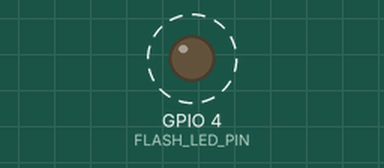
The sketch below on a simulated ESP32. Shown: output pins drawn as LEDs (lit = HIGH). Dashed ring = blinking. WiFi joins after 1.5 s; servers stay silent unless stated; uploads are accepted with an empty reply; the camera gives no picture; what the sketch prints to the serial monitor is not drawn.

Above: at 2.45 s.
Timing chart, 0 to 5.3 s (numbered marks = the images above):
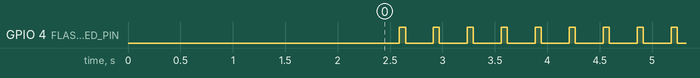

Measured:
- by itself, GPIO 4 (FLASH_LED_PIN): alternates HIGH for 0.06 s and LOW for 0.26 s

The sketch:

esp32cam_eyedentify_simple.ino
```cpp
/**
 * esp32cam_eyedentify_simple.ino
 * ================================
 * Compatible with: ESP32 Arduino core 1.0.6 AND 2.x
 * Board: AI Thinker ESP32-CAM
 *
 * NO ESP-WHO dependency. Face detection is handled entirely
 * by the EYE-DENTIFY Python backend (which has full OpenCV +
 * deep learning) — this is better accuracy anyway.
 *
 * This sketch:
 *   1. Captures a JPEG frame every CAPTURE_INTERVAL_MS ms
 *   2. POSTs it to /api/esp32/frame on your backend
 *   3. Handles WiFi drops with auto-reconnect
 *   4. Blinks the LED on each successful upload
 *
 * SETUP:
 *   1. Fill in WIFI_SSID, WIFI_PASSWORD, SERVER_HOST, SERVER_PORT
 *   2. Tools → Board → AI Thinker ESP32-CAM
 *   3. GPIO0 → GND before upload, remove after, press RESET
 */

#include "esp_camera.h"
#include "WiFi.h"
#include <HTTPClient.h>
#include <WiFiClientSecure.h>

// ─── Configuration ────────────────────────────────────────────────────────────
#define WIFI_SSID           "YOUR_WIFI_SSID"
#define WIFI_PASSWORD       "YOUR_WIFI_PASSWORD"

// SERVER CONFIGURATION:
// For RunPod:
//   SERVER_HOST: "n63ec2k5oj95bt-8000.proxy.runpod.net" (without http:// or https://)
//   SERVER_PORT: 443 (RunPod HTTPS proxy always runs on port 443)
// For Local PC:
//   SERVER_HOST: "192.168.1.X" (your PC's local IP)
//   SERVER_PORT: 8000
#define SERVER_HOST         "n63ec2k5oj95bt-8000.proxy.runpod.net"
#define SERVER_PORT         443
#define UPLOAD_PATH         "/api/esp32/frame"
#define CAMERA_ID           "esp32-cam-01"

// How often to capture and send (milliseconds)
// 0 = continuous real-time live streaming (captures & sends as fast as possible)
// 100 = 10 frames per second (good for slower networks)
#define CAPTURE_INTERVAL_MS  0

// JPEG quality: 10 = best quality / larger file
//               63 = worst quality / smallest file
#define JPEG_QUALITY         12

#define SERIAL_BAUD          115200
#define WIFI_TIMEOUT_MS      15000
#define HTTP_TIMEOUT_MS      8000

// ─── AI Thinker ESP32-CAM Pin Map ────────────────────────────────────────────
#define CAM_PIN_PWDN     32
#define CAM_PIN_RESET    -1
#define CAM_PIN_XCLK      0
#define CAM_PIN_SIOD     26
#define CAM_PIN_SIOC     27
#define CAM_PIN_D7       35
#define CAM_PIN_D6       34
#define CAM_PIN_D5       39
#define CAM_PIN_D4       36
#define CAM_PIN_D3       21
#define CAM_PIN_D2       19
#define CAM_PIN_D1       18
#define CAM_PIN_D0        5
#define CAM_PIN_VSYNC    25
#define CAM_PIN_HREF     23
#define CAM_PIN_PCLK     22
#define FLASH_LED_PIN     4

// ─── Globals ──────────────────────────────────────────────────────────────────
static uint32_t last_capture_ms = 0;
static uint32_t frame_count     = 0;

// ─── Forward declarations ─────────────────────────────────────────────────────
bool camera_init();
bool wifi_connect();
bool wifi_ensure();
bool upload_jpeg(const uint8_t* buf, size_t len);
void blink(int times, int on_ms = 80, int off_ms = 80);

// ═════════════════════════════════════════════════════════════════════════════
void setup() {
    Serial.begin(SERIAL_BAUD);
    delay(500);

    Serial.println("\n========================================");
    Serial.println("  EYE-DENTIFY ESP32-CAM Node");
    Serial.println("========================================");

    pinMode(FLASH_LED_PIN, OUTPUT);
    digitalWrite(FLASH_LED_PIN, LOW);

    if (!camera_init()) {
        Serial.println("[FATAL] Camera failed. Check wiring. Halting.");
        while (true) {
            blink(3, 100, 100);
            delay(1000);
        }
    }

    Serial.println("[CAMERA] Initialised OK");

    if (!wifi_connect()) {
        Serial.println("[WARN] No WiFi at boot — will keep retrying in loop.");
    }

    Serial.printf("[CONFIG] Server : http://%s:%d%s\n",
                  SERVER_HOST, SERVER_PORT, UPLOAD_PATH);
    Serial.printf("[CONFIG] Interval: %d ms\n", CAPTURE_INTERVAL_MS);
    Serial.println("[BOOT] Ready. Capturing...\n");
}

// ═════════════════════════════════════════════════════════════════════════════
void loop() {
    // Enforce capture interval
    uint32_t now = millis();
    if ((now - last_capture_ms) < CAPTURE_INTERVAL_MS) {
        delay(50);
        return;
    }
    last_capture_ms = now;

    // Make sure WiFi is alive
    if (!wifi_ensure()) {
        Serial.println("[LOOP] No WiFi — skipping frame.");
        return;
    }

    // Capture frame
    camera_fb_t* fb = esp_camera_fb_get();
    if (!fb) {
        Serial.println("[ERROR] Frame capture failed.");
        return;
    }

    Serial.printf("[FRAME #%lu] size=%u bytes  ", ++frame_count, fb->len);

    bool ok = upload_jpeg(fb->buf, fb->len);

    // ALWAYS return the frame buffer — memory leak if skipped
    esp_camera_fb_return(fb);

    if (ok) {
        Serial.println("→ uploaded OK");
        blink(1, 60, 0);      // single short flash on success
    } else {
        Serial.println("→ UPLOAD FAILED");
        blink(3, 30, 30);     // three quick flashes on error
    }
}

// ─── Camera init ─────────────────────────────────────────────────────────────
bool camera_init() {
    camera_config_t cfg;
    memset(&cfg, 0, sizeof(cfg));

    cfg.ledc_channel  = LEDC_CHANNEL_0;
    cfg.ledc_timer    = LEDC_TIMER_0;
    cfg.pin_d0        = CAM_PIN_D0;
    cfg.pin_d1        = CAM_PIN_D1;
    cfg.pin_d2        = CAM_PIN_D2;
    cfg.pin_d3        = CAM_PIN_D3;
    cfg.pin_d4        = CAM_PIN_D4;
    cfg.pin_d5        = CAM_PIN_D5;
    cfg.pin_d6        = CAM_PIN_D6;
    cfg.pin_d7        = CAM_PIN_D7;
    cfg.pin_xclk      = CAM_PIN_XCLK;
    cfg.pin_pclk      = CAM_PIN_PCLK;
    cfg.pin_vsync     = CAM_PIN_VSYNC;
    cfg.pin_href      = CAM_PIN_HREF;
    cfg.pin_sscb_sda  = CAM_PIN_SIOD;
    cfg.pin_sscb_scl  = CAM_PIN_SIOC;
    cfg.pin_pwdn      = CAM_PIN_PWDN;
    cfg.pin_reset     = CAM_PIN_RESET;
    cfg.xclk_freq_hz  = 20000000;
    cfg.pixel_format  = PIXFORMAT_JPEG;   // JPEG directly — no conversion needed

    if (psramFound()) {
        Serial.println("[CAMERA] PSRAM found — using QVGA + dual buffer");
        cfg.frame_size   = FRAMESIZE_QVGA;  // 320×240 — fast, good enough
        cfg.jpeg_quality = JPEG_QUALITY;
        cfg.fb_count     = 2;               // double-buffer for speed
    } else {
        Serial.println("[CAMERA] No PSRAM — using QVGA single buffer");
        cfg.frame_size   = FRAMESIZE_QVGA;
        cfg.jpeg_quality = 20;              // lower quality to fit in RAM
        cfg.fb_count     = 1;
    }

    if (esp_camera_init(&cfg) != ESP_OK) {
        return false;
    }

    // Sensor tweaks for indoor / variable lighting
    sensor_t* s = esp_camera_sensor_get();
    if (s) {
        s->set_whitebal(s, 1);        // auto white balance
        s->set_awb_gain(s, 1);
        s->set_exposure_ctrl(s, 1);   // auto exposure
        s->set_gain_ctrl(s, 1);       // auto gain
        s->set_brightness(s, 1);
        s->set_contrast(s, 1);
        s->set_hmirror(s, 0);
        s->set_vflip(s, 0);
    }
    return true;
}

// ─── WiFi ─────────────────────────────────────────────────────────────────────
bool wifi_connect() {
    Serial.printf("[WIFI] Connecting to %s ", WIFI_SSID);
    WiFi.mode(WIFI_STA);
    WiFi.setAutoReconnect(true);
    WiFi.begin(WIFI_SSID, WIFI_PASSWORD);

    uint32_t start = millis();
    while (WiFi.status() != WL_CONNECTED) {
        if (millis() - start > WIFI_TIMEOUT_MS) {
            Serial.println(" TIMEOUT");
            return false;
        }
        delay(500);
        Serial.print(".");
    }
    Serial.printf("\n[WIFI] Connected — IP: %s  RSSI: %d dBm\n",
                  WiFi.localIP().toString().c_str(), WiFi.RSSI());
    return true;
}

bool wifi_ensure() {
    if (WiFi.status() == WL_CONNECTED) return true;
    Serial.println("[WIFI] Lost connection — reconnecting...");
    WiFi.disconnect();
    delay(200);
    return wifi_connect();
}

// ─── HTTP upload using HTTPClient & WiFiClientSecure ──────────────────────────
// Handles secure HTTPS connections (port 443) and redirects (301, 307, 308)
// which are required for cloud proxies like RunPod, Google Colab, and ngrok.
bool upload_jpeg(const uint8_t* buf, size_t len) {
    WiFiClientSecure secureClient;
    secureClient.setInsecure(); // Skip certificate verification for simplicity

    HTTPClient http;

    // Construct the secure URL
    String url = "https://";
    url += SERVER_HOST;
    if (SERVER_PORT != 443 && SERVER_PORT != 80) {
        url += ":";
        url += String(SERVER_PORT);
    }
    url += UPLOAD_PATH;

    Serial.printf("[HTTP] Connecting to: %s\n", url.c_str());

    if (!http.begin(secureClient, url)) {
        Serial.println("[HTTP] Connection failed at begin.");
        return false;
    }

    http.setTimeout(HTTP_TIMEOUT_MS);
    http.addHeader("Content-Type", "application/octet-stream");
    http.addHeader("X-Camera-ID", CAMERA_ID);
    http.addHeader("ngrok-skip-browser-warning", "true");
    http.addHeader("Bypass-Tunnel-Reminder", "true");

    int httpResponseCode = http.POST((uint8_t*)buf, len);
    bool success = false;

    if (httpResponseCode > 0) {
        Serial.printf("[HTTP] Status: %d\n", httpResponseCode);
        if (httpResponseCode >= 200 && httpResponseCode < 300) {
            success = true;
        } else if (httpResponseCode == 301 || httpResponseCode == 302 || httpResponseCode == 307 || httpResponseCode == 308) {
            String newUrl = http.getLocation();
            Serial.printf("[HTTP] Redirecting to: %s\n", newUrl.c_str());
            http.end();

            // Try again with the redirect URL
            if (http.begin(secureClient, newUrl)) {
                http.addHeader("Content-Type", "application/octet-stream");
                http.addHeader("X-Camera-ID", CAMERA_ID);
                http.addHeader("ngrok-skip-browser-warning", "true");
                http.addHeader("Bypass-Tunnel-Reminder", "true");
                httpResponseCode = http.POST((uint8_t*)buf, len);
                Serial.printf("[HTTP] Redirect Status: %d\n", httpResponseCode);
                if (httpResponseCode >= 200 && httpResponseCode < 300) {
                    success = true;
                }
            }
        }
    } else {
        Serial.printf("[HTTP] Error: %s\n", http.errorToString(httpResponseCode).c_str());
    }

    http.end();
    return success;
}

// ─── LED helper ───────────────────────────────────────────────────────────────
void blink(int times, int on_ms, int off_ms) {
    for (int i = 0; i < times; i++) {
        digitalWrite(FLASH_LED_PIN, HIGH);
        delay(on_ms);
        digitalWrite(FLASH_LED_PIN, LOW);
        if (off_ms > 0) delay(off_ms);
    }
}
```
